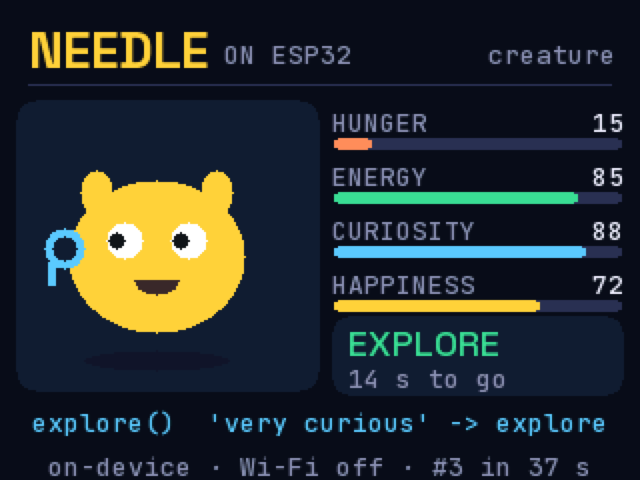
#> input picture docs/screens/creature_explore.png, 640 x 480 px; its folder holds 4 pictures in this run
$ python make_screens.py
#> lines starting #> are read from the running program, lines starting #| are printed output that depends on the picture
#!/usr/bin/env python3
"""Screenshots of the creature screen, drawn by the firmware's own UI code
(host/ui_preview), at 2x: docs/screens/creature_*.png and creature_sheet.png.

    .venv/bin/python tools/make_screens.py
"""
import os, subprocess, tempfile
from PIL import Image

ROOT = os.path.join(os.path.dirname(os.path.abspath(__file__)), "..")
OUT = os.path.join(ROOT, "docs", "screens")
SHEET = ["creature_explore", "creature_eat", "creature_sleep", "creature_play", "creature_speaking",
         "creature_thinking"]

exe = os.path.join(ROOT, "host", "ui_preview")
subprocess.check_call(["c++", "-std=c++17", "-O2", "-Ihost/sim", "-Ifirmware", "-DCONFIG_NEEDLE_HEADLESS=0",
                       "-o", exe, "host/ui_preview.cpp", "firmware/ui/ui.cpp", "firmware/app/creature.cpp",
                       "firmware/app/state_text.cpp"], cwd=ROOT)
#> (this line was passed over: subprocess is not available in this run)
with tempfile.TemporaryDirectory() as d:
    subprocess.check_call([exe, d])
#> (this line was passed over: subprocess is not available in this run)
    for f in sorted(os.listdir(d)):
        if f.endswith(".ppm"):
            im = Image.open(os.path.join(d, f))
            im.resize((im.width * 2, im.height * 2), Image.NEAREST).save(os.path.join(OUT, f[:-4] + ".png"))
ims = [Image.open(os.path.join(OUT, f"{n}.png")) for n in SHEET]
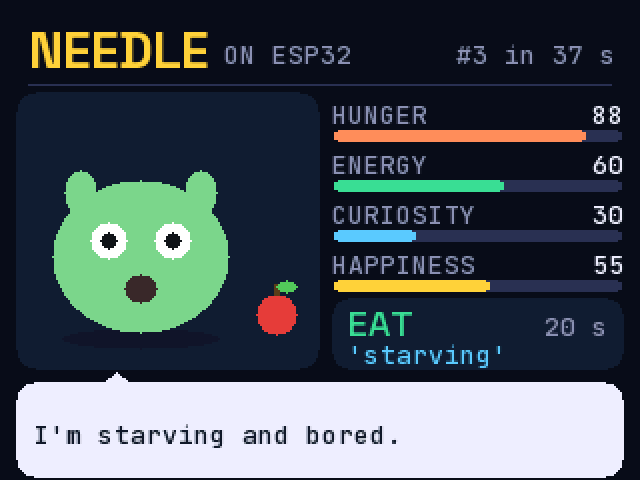
#> input picture docs/screens/creature_eat.png, 640 x 480 px
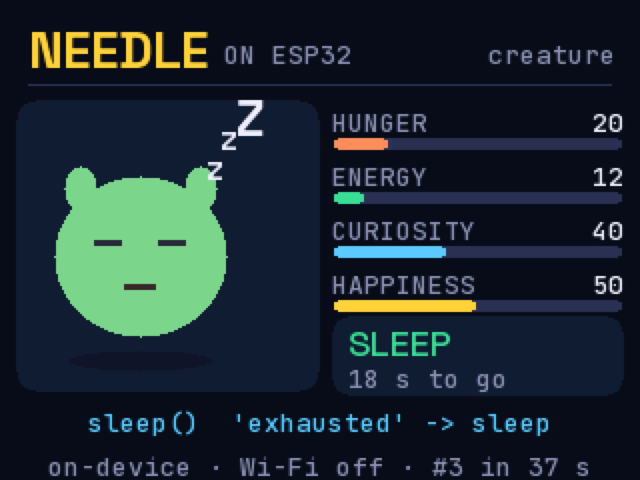
#> input picture docs/screens/creature_sleep.png, 640 x 480 px
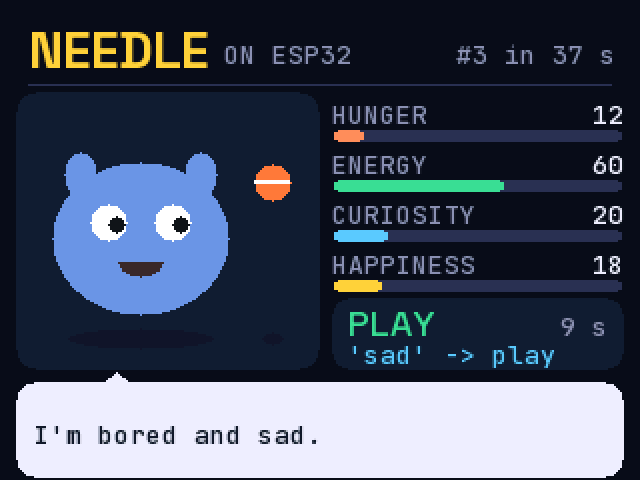
#> input picture docs/screens/creature_play.png, 640 x 480 px
#> (the run stopped early here; a loop or call above may not have finished)
